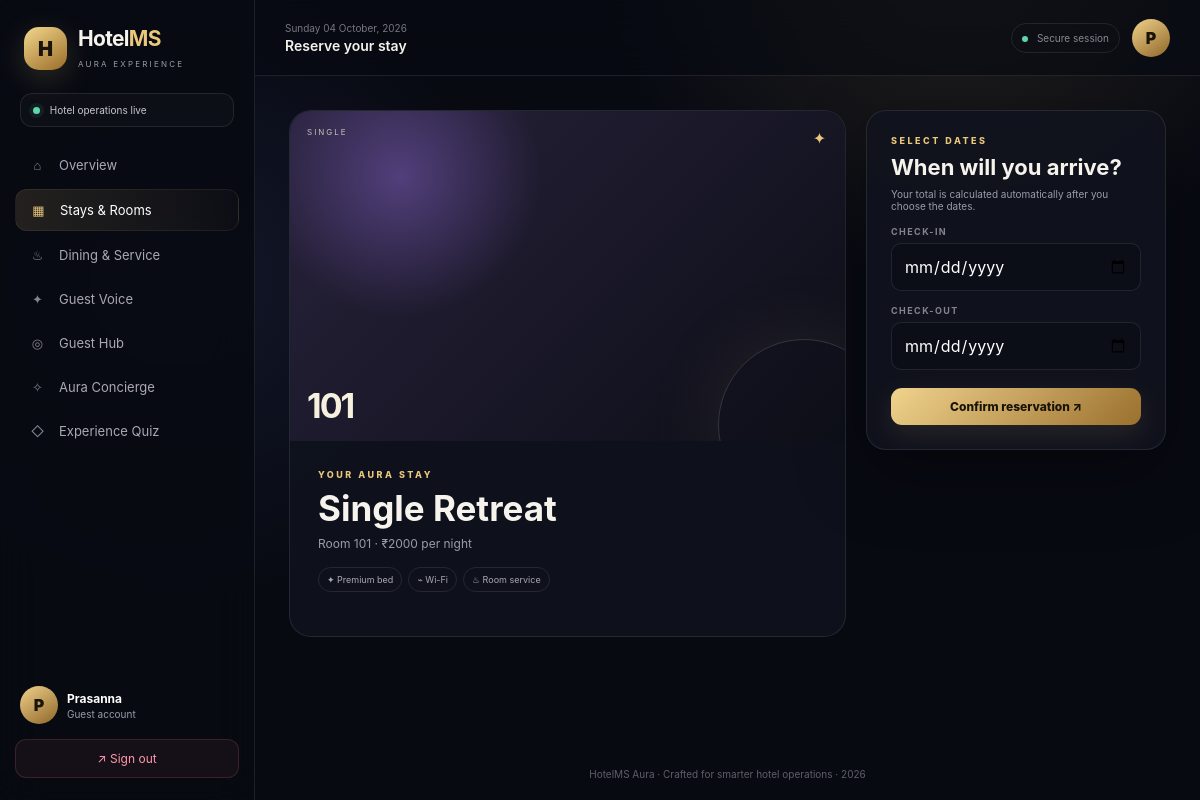
Page /booking/book/1 (signed in) on the committed database.
### models.py (models this page shows, shortened)
class User(UserMixin, db.Model):
    id = db.Column(db.Integer, primary_key=True)
    name = db.Column(db.String(120), nullable=False)
    email = db.Column(db.String(120), unique=True, nullable=False)
    password_hash = db.Column(db.String(255), nullable=False)
    role = db.Column(db.String(20), nullable=False, default="guest")
    created_at = db.Column(db.DateTime, default=datetime.utcnow)

class Room(db.Model):
    id = db.Column(db.Integer, primary_key=True)
    room_number = db.Column(db.String(10), unique=True, nullable=False)
    room_type = db.Column(db.String(50), nullable=False)  # Single, Double, Suite
    price_per_night = db.Column(db.Float, nullable=False)
    status = db.Column(db.String(20), default="available")  # available, booked, maintenance

### routes/booking_routes.py (the view, shortened to what this page needs)
@booking_bp.route("/book/<int:room_id>", methods=["GET", "POST"])
@login_required
def book_room(room_id):
    room = Room.query.get_or_404(room_id)
    if room.status == "maintenance":
        flash("This room is currently under maintenance.", "error")
        return redirect(url_for("booking.rooms"))
    return render_template("booking/book_room.html", room=room, today=date.today().isoformat())

### templates/booking/book_room.html (shortened to what this page needs)
{% extends "base.html" %}
{% block pagetitle %}Reserve your stay{% endblock %}
{% block content %}
<div class="booking-layout"><div class="reservation-visual"><div class="room-visual room-2 large"><span>{{ room.room_type|upper }}</span><b>{{ room.room_number }}</b><i>✦</i></div><div class="reservation-copy"><span class="eyebrow">YOUR AURA STAY</span><h1>{{ room.room_type }} Retreat</h1><p>Room {{ room.room_number }} · ₹{{ '%.0f'|format(room.price_per_night) }} per night</p><div class="amenities"><span>✦ Premium bed</span><span>⌁ Wi-Fi</span><span>♨ Room service</span></div></div></div>
<div class="form-card reservation-card"><span class="eyebrow">SELECT DATES</span><h2>When will you arrive?</h2><p class="hint">Your total is calculated automatically after you choose the dates.</p><form method="POST"><label>Check-in</label><input type="date" name="check_in" min="{{ today }}" required><label>Check-out</label><input type="date" name="check_out" min="{{ today }}" required><button class="btn-primary btn-full" type="submit">Confirm reservation ↗</button></form></div></div>
{% endblock %}

### templates/base.html (shortened to what this page needs)
<!doctype html>
<html lang="en">
<head>
    <link rel="stylesheet" href="{{ url_for('static', filename='css/style.css') }}">
</head>
<body class="{% if current_user.is_authenticated %}app-shell{% else %}auth-shell{% endif %}">
{% if current_user.is_authenticated %}
<aside class="sidebar" id="sidebar">
    <div class="brand">
        <div class="brandmark">H</div>
        <div><h2>Hotel<span>MS</span></h2><small>AURA EXPERIENCE</small></div>
    </div>
    <div class="welcome-mini"><span class="pulse"></span> Hotel operations live</div>
    <nav class="nav">
        <a href="{{ url_for('auth.dashboard') }}" class="{{ 'active' if request.endpoint == 'auth.dashboard' }}"><i>⌂</i> Overview</a>
        <a href="{{ url_for('booking.rooms') }}" class="{{ 'active' if request.blueprint == 'booking' }}"><i>▦</i> Stays & Rooms</a>
        <a href="{{ url_for('service.menu') }}" class="{{ 'active' if request.blueprint == 'service' }}"><i>♨</i> Dining & Service</a>
        <a href="{{ url_for('review.list_reviews') }}" class="{{ 'active' if request.blueprint == 'review' }}"><i>✦</i> Guest Voice</a>
        <a href="{{ url_for('advanced.guest_hub') }}" class="{{ 'active' if request.endpoint == 'advanced.guest_hub' }}"><i>◎</i> Guest Hub</a>
        <a href="{{ url_for('advanced.concierge') }}" class="{{ 'active' if request.endpoint == 'advanced.concierge' }}"><i>✧</i> Aura Concierge</a>
        <a href="{{ url_for('quiz.quiz_home') }}" class="{{ 'active' if request.blueprint == 'quiz' }}"><i>◇</i> Experience Quiz</a>
    </nav>
    <div class="sidebar-bottom">
        <div class="mini-profile"><div class="avatar">{{ current_user.name[0]|upper }}</div><div><strong>{{ current_user.name }}</strong><small>{{ current_user.role|capitalize }} account</small></div></div>
        <a class="logout" href="{{ url_for('auth.logout') }}">↗ Sign out</a>
    </div>
</aside>
<main class="main">
    <header class="topbar">
        <div class="top-left"><button class="menu" id="menuBtn">☰</button><div><div class="date" id="date"></div><h3>{% block pagetitle %}Welcome back{% endblock %}</h3></div></div>
        <div class="top-right"><div class="top-status"><span></span> Secure session</div><div class="avatar">{{ current_user.name[0]|upper }}</div></div>
    </header>
    <section class="content">
{% else %}
<main class="auth-wrapper">
{% endif %}
    {% block content %}{% endblock %}
{% if current_user.is_authenticated %}
    </section>
    <footer>HotelMS Aura · Crafted for smarter hotel operations · 2026</footer>
</main>
{% else %}
</main>
{% endif %}
</body>
</html>

### rows in the picture
User: name "P", name "Prasanna", role "Guest"
Room: room_type "SINGLE", room_number "101", room_type "Single", price_per_night "2000"
